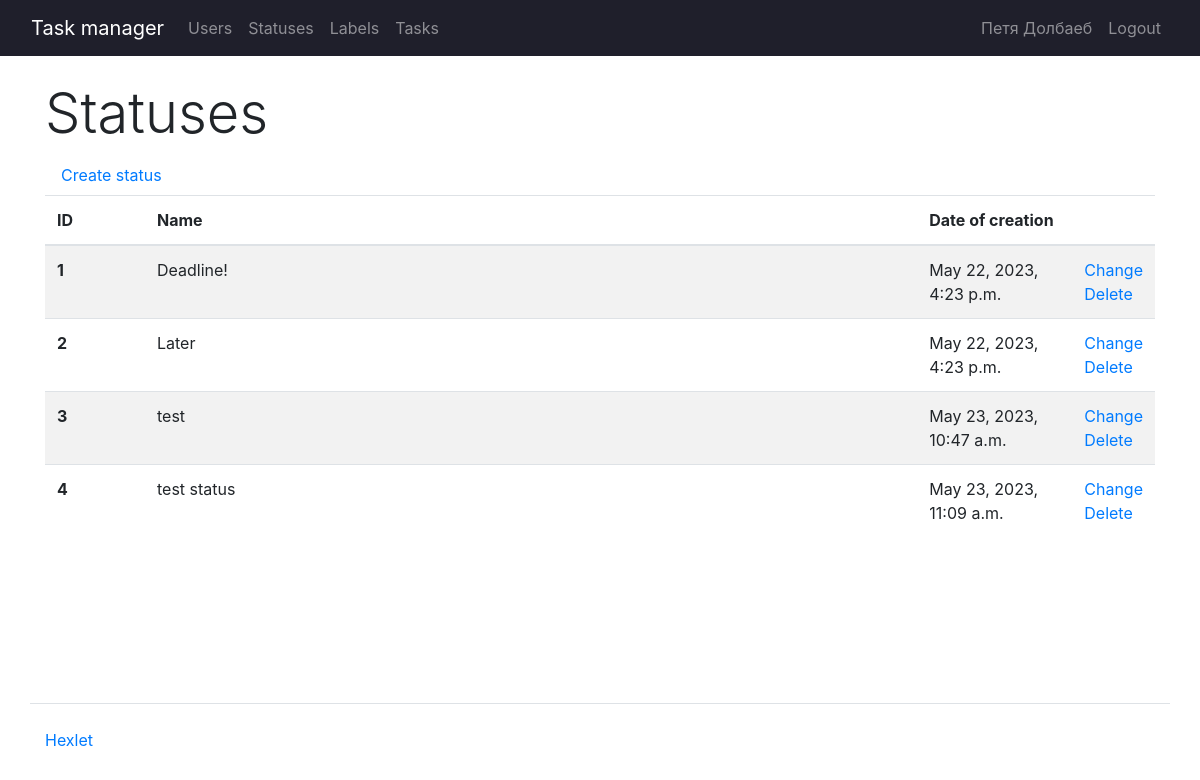
/statuses/ (signed in), run on the app's committed database.
### task_manager/users/models.py (models this page shows, shortened)
class CustomUser(AbstractUser):
    groups = models.ManyToManyField(
        "auth.Group",
        blank=True,
        related_name="customuser_set",
        related_query_name="customuser",
    )
    user_permissions = models.ManyToManyField(
        "auth.Permission",
        blank=True,
        related_name="customuser_set",
        related_query_name="customuser",
    )
    def __str__(self):
        return f'{self.first_name} {self.last_name}'

### task_manager/statuses/models.py (models this page shows, shortened)
class Statuses(models.Model):
    name = models.CharField(max_length=255, verbose_name=_("Name"))
    created_at = models.DateTimeField(auto_now_add=True)

### task_manager/statuses/views.py (the view)
# urls.py: path("", StatusesView.as_view(), name="statuses"),
class StatusesView(StatusLoginMixin, View):
    def get(self, request):
        statuses = Statuses.objects.all()
        return render(
            request, "statuses/statuses.html", context={"statuses": statuses})

### task_manager/templates/statuses/statuses.html
{% extends 'base.html' %}
{% load i18n %}
{% block content %}
      <h1 class="display-4">{% translate "Statuses" %}</h1>
      <a class="nav-link" href="{% url 'create_status' %}">{% translate "Create status" %}</a>
      <table class="table table-striped">
        <thead>
          <tr>
            <th scope="col" style="width: 100px;">ID</th>
            <th scope="col">{% translate "Name" %}</th>
            <th scope="col" style="width: 155px;">{% translate "Date of creation" %}</th>
            <th scope="col" style="width: 15px;"></th>
          </tr>
        </thead>
        <tbody>
            {% for status in statuses %}
            <tr>
              <th scope="row">{{ status.id }}</th>
                <td>{{ status.name }}</td>
                <td>{{ status.created_at }}</td>
                <td>
                    <a href="{% url 'update_status' status.id %}">{% translate "Change" %}</a><br>
                    <a href="{% url 'delete_status' status.id %}" rel="nofollow">{% translate "Delete" %}</a>
                </td>
            </tr>
            {% endfor %}
        </tbody>
      </table>
{% endblock %}

### task_manager/templates/navbar.html (shortened to what this page needs)
{% load bootstrap4 %}
{% load i18n %}
<nav class="navbar navbar-expand-md navbar-dark px-3" style="background-color: rgb(31, 31, 43);">
    <div class="container-fluid">
      <a class="navbar-brand" href="/">{% translate "Task manager" %}</a>
      <div class="collapse navbar-collapse" id="navbarNavAltMarkup">
        <ul class="navbar-nav mr-auto">
          <li class="nav-item">
            <a class="nav-link" href="{% url 'users' %}">{% translate "Users" %}</a>
          </li>
        {% if request.user.is_authenticated %}
          <li class="nav-item">
            <a class="nav-link" href="{% url 'statuses' %}">{% translate "Statuses" %}</a>
          </li>
          <li class="nav-item">
            <a class="nav-link" href="{% url 'labels' %}">{% translate "Labels" %}</a>
          </li>
          <li class="nav-item">
            <a class="nav-link" href="{% url 'tasks' %}">{% translate "Tasks" %}</a>
          </li>
        </ul>
        <ul class="navbar-nav ms-auto">
          <li class="nav-item">
            <a class="nav-link" href="{% url 'user_profile' request.user.id %}">{{request.user | title}}</a>
          </li>
          <li class="nav-item">
            <a class="nav-link" href="{% url 'logout' %}">{% translate "Logout" %}</a>
          </li>
        </ul>
        {% endif %}
      </div>
    </div>
</nav>

### data on the page
CustomUser: user "Петя Долбаеб"
Statuses: id "1", name "Deadline!", created_at "May 22, 2023, 4:23 p.m."
Statuses: id "2", name "Later", created_at "May 22, 2023, 4:23 p.m."
Statuses: id "3", name "test", created_at "May 23, 2023, 10:47 a.m."
Statuses: id "4", name "test status", created_at "May 23, 2023, 11:09 a.m."
